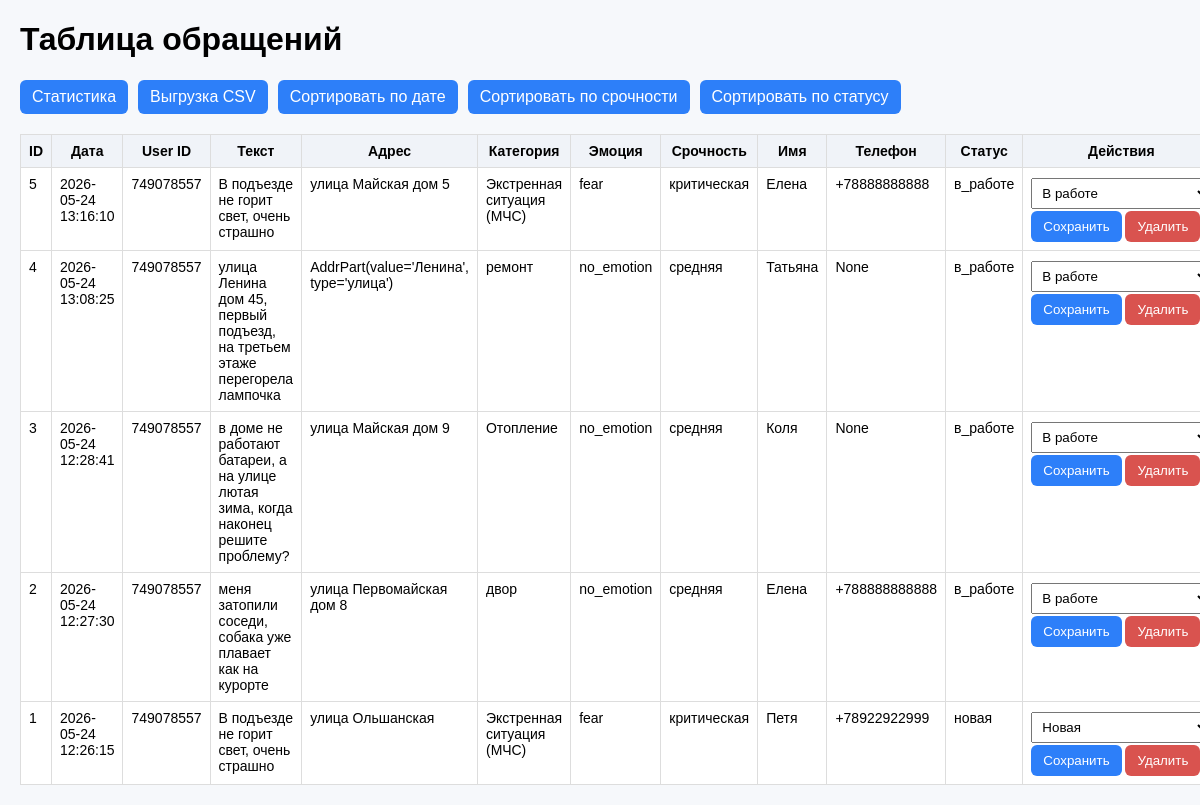
The app's page /requests with its own data.
### tables this page shows
CREATE TABLE complaints (
            id INTEGER PRIMARY KEY AUTOINCREMENT,
            timestamp TEXT NOT NULL,
            user_id INTEGER NOT NULL,
            text TEXT NOT NULL,
            address TEXT,
            category TEXT,
            emotion TEXT,
            urgency TEXT,
            name TEXT,
            phone TEXT,
            status TEXT NOT NULL DEFAULT 'новая'
        );

### flask_app/app.py (the view)
@app.route("/requests")
def requests_page():
    sort_by = request.args.get("sort_by", "timestamp")
    order = request.args.get("order", "desc")
    rows = get_all_requests(sort_by=sort_by, order=order)
    return render_template("request.html", rows=rows, sort_by=sort_by, order=order)

### flask_app/db_utils.py (called while the page is built)
def get_connection():
    conn = sqlite3.connect(DB_PATH)
    conn.row_factory = sqlite3.Row
    return conn

def get_all_requests(sort_by="timestamp", order="desc"):
    allowed_sort = {"timestamp", "urgency", "status"}
    if sort_by not in allowed_sort:
        sort_by = "timestamp"
    order = "ASC" if str(order).lower() == "asc" else "DESC"
    conn = get_connection()
    cur = conn.cursor()
    cur.execute(f"SELECT * FROM complaints ORDER BY {sort_by} {order}")
    rows = [dict(r) for r in cur.fetchall()]
    conn.close()
    return rows

### flask_app/templates/request.html (shortened to what this page needs)
<!doctype html>
<html lang="ru">
<head>
</head>
<body>
  <h1>Таблица обращений</h1>
  <div class="top">
    <a class="btn" href="/statistics">Статистика</a>
    <a class="btn" href="/csv">Выгрузка CSV</a>
    <a class="btn" href="/requests?sort_by=timestamp&order=desc">Сортировать по дате</a>
    <a class="btn" href="/requests?sort_by=urgency&order=desc">Сортировать по срочности</a>
    <a class="btn" href="/requests?sort_by=status&order=desc">Сортировать по статусу</a>
  </div>
  <table>
    <thead>
      <tr>
        <th>ID</th>
        <th>Дата</th>
        <th>User ID</th>
        <th>Текст</th>
        <th>Адрес</th>
        <th>Категория</th>
        <th>Эмоция</th>
        <th>Срочность</th>
        <th>Имя</th>
        <th>Телефон</th>
        <th>Статус</th>
        <th>Действия</th>
      </tr>
    </thead>
    <tbody>
    {% for row in rows %}
      <tr>
        <td>{{ row.id }}</td>
        <td>{{ row.timestamp }}</td>
        <td>{{ row.user_id }}</td>
        <td>{{ row.text }}</td>
        <td>{{ row.address }}</td>
        <td>{{ row.category }}</td>
        <td>{{ row.emotion }}</td>
        <td>{{ row.urgency }}</td>
        <td>{{ row.name }}</td>
        <td>{{ row.phone }}</td>
        <td>{{ row.status }}</td>
        <td class="cell-form">
          <form method="post" action="/requests/status/{{ row.id }}">
            <select name="status">
              <option value="новая" {% if row.status == 'новая' %}selected{% endif %}>Новая</option>
              <option value="в_работе" {% if row.status == 'в_работе' %}selected{% endif %}>В работе</option>
            </select>
            <button type="submit" class="btn">Сохранить</button>
          </form>
          <form method="post" action="/requests/delete/{{ row.id }}">
            <button type="submit" class="btn danger">Удалить</button>
          </form>
        </td>
      </tr>
    {% endfor %}
    </tbody>
  </table>
</body>
</html>

### flask_app/templates/request.html (style rules this page uses)
body { font-family: Arial, sans-serif; margin: 20px; background: #f6f8fb; }
table { width: 100%; border-collapse: collapse; background: #fff; }
th, td { border: 1px solid #ddd; padding: 8px; font-size: 14px; vertical-align: top; }
th { background: #f0f3f8; }
form { display: inline; }
.top { margin-bottom: 20px; display: flex; gap: 10px; align-items: center; flex-wrap: wrap; }
.btn { padding: 8px 12px; background: #2d7ff9; color: #fff; text-decoration: none; border-radius: 6px; border: none; cursor: pointer; }
.danger { background: #d9534f; }
select, input { padding: 6px; margin: 2px 0; width: 100%; box-sizing: border-box; }
.cell-form { min-width: 180px; }

### records on screen
complaints: id "5", timestamp "2026-05-24 13:16:10", user_id "749078557", text "В подъезде не горит свет, очень страшно", address "улица Майская дом 5", category "Экстренная ситуация (МЧС)", emotion "fear", urgency "критическая", name "Елена", phone "+78888888888", status "в_работе", status "В работе"
complaints: id "4", timestamp "2026-05-24 13:08:25", user_id "749078557", text "улица Ленина дом 45, первый подъезд, на третьем этаже перегорела лампочка", address "AddrPart(value='Ленина', type='улица')", category "ремонт", emotion "no_emotion", urgency "средняя", name "Татьяна", phone "None", status "в_работе", status "В работе"
complaints: id "3", timestamp "2026-05-24 12:28:41", user_id "749078557", text "в доме не работают батареи, а на улице лютая зима, когда наконец решите проблему?", address "улица Майская дом 9", category "Отопление", emotion "no_emotion", urgency "средняя", name "Коля", phone "None", status "в_работе", status "В работе"
complaints: id "2", timestamp "2026-05-24 12:27:30", user_id "749078557", text "меня затопили соседи, собака уже плавает как на курорте", address "улица Первомайская дом 8", category "двор", emotion "no_emotion", urgency "средняя", name "Елена", phone "+788888888888", status "в_работе", status "В работе"
complaints: id "1", timestamp "2026-05-24 12:26:15", user_id "749078557", text "В подъезде не горит свет, очень страшно", address "улица Ольшанская", category "Экстренная ситуация (МЧС)", emotion "fear", urgency "критическая", name "Петя", phone "+78922922999", status "новая", status "Новая"
